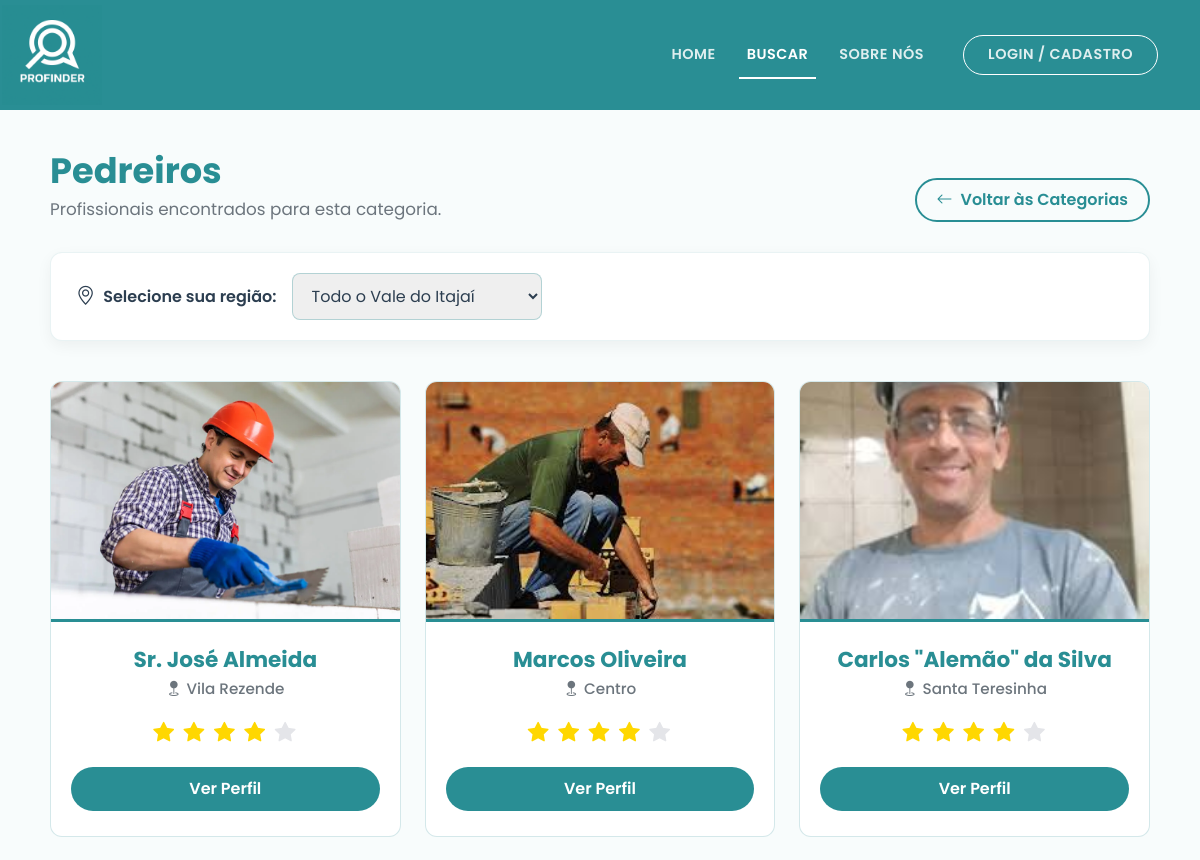
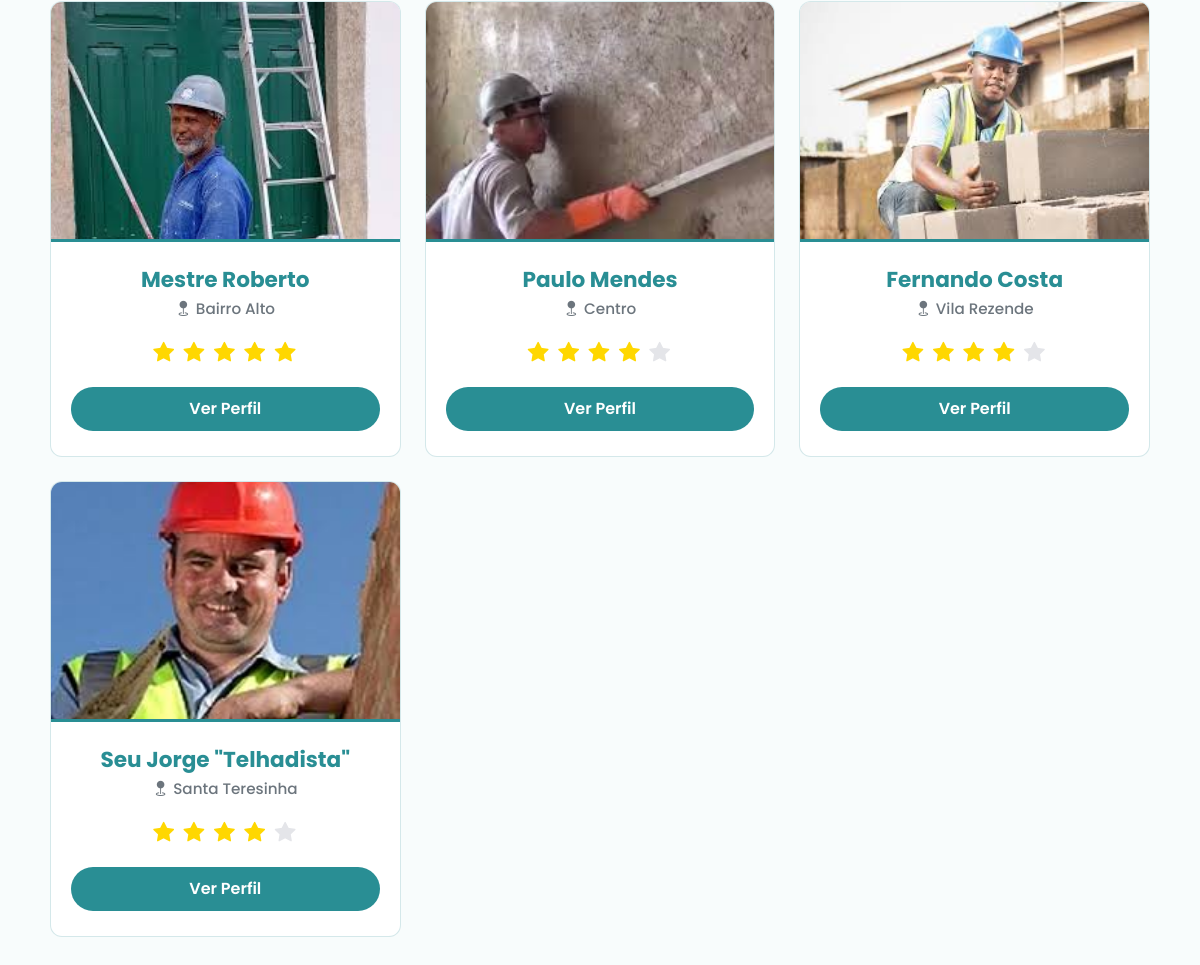
Screenshot of /busca-profissionais/Pedreiro with the database file from the repository (2 pictures, top to bottom).
### app.py (models this page shows)
class Profissional(db.Model, UserMixin):
    id = db.Column(db.Integer, primary_key=True)
    nome = db.Column(db.String(100), nullable=False)
    cpf = db.Column(db.String(11), unique=True, nullable=False)
    email = db.Column(db.String(120), unique=True, nullable=False)
    senha = db.Column(db.String(128), nullable=False)
    profissao = db.Column(db.String(50), nullable=False)
    bairro = db.Column(db.String(50), nullable=False)
    descricao = db.Column(db.Text, nullable=True) # Nova coluna adicionada!
    avaliacao = db.Column(db.Float, default=5.0)
    foto = db.Column(db.String(255), default='https://cdn-icons-png.flaticon.com/512/3135/3135715.png')
    tipo_conta = db.Column(db.String(20), default='profissional')

### app.py (the view)
@app.route('/busca-profissionais/<categoria>')
def busca_profissionais(categoria):
    profissionais_encontrados = Profissional.query.filter_by(profissao=categoria).all()
    return render_template('busca_profissionais.html', profissionais=profissionais_encontrados, categoria=categoria)

### app/templates/busca_profissionais.html (shortened to what this page needs)
<!DOCTYPE html>
<html lang="pt-BR">
<head>
    <link href="https://cdn.jsdelivr.net/npm/bootstrap@5.3.2/dist/css/bootstrap.min.css" rel="stylesheet">
    <link rel="stylesheet" href="https://cdn.jsdelivr.net/npm/bootstrap-icons@1.11.1/font/bootstrap-icons.css">
</head>
<body>
    <nav class="navbar navbar-expand-lg navbar-profinder sticky-top">
        <div class="container">
            <a class="navbar-brand" href="{{ url_for('index') }}" title="Sair / Voltar ao Início">
                <img src="{{ url_for('static', filename='img/logo-nome.png') }}" alt="Logo ProFinder">
            </a>
            <div class="collapse navbar-collapse justify-content-end" id="navbarNav">
                <ul class="navbar-nav align-items-center">
                    <li class="nav-item"><a class="nav-link" href="{{ url_for('index') }}">Home</a></li>
                    <li class="nav-item"><a class="nav-link active" href="{{ url_for('busca_servicos') }}">Buscar</a></li>
                    <li class="nav-item"><a class="nav-link" href="{{ url_for('sobre') }}">Sobre Nós</a></li>
                    {% if current_user.is_authenticated %}
                        <li class="nav-item ms-lg-3 mt-3 mt-lg-0 d-none d-lg-block">
                            <span class="nav-link" style="text-transform: none; font-size: 0.95rem;">Olá, <strong>{{ current_user.nome.split()[0] }}</strong></span>
                        </li>
                        <li class="nav-item ms-lg-2 mt-2 mt-lg-0">
                            <a class="nav-link btn-login-nav border border-white rounded-pill px-4" href="{{ url_for('logout') }}" style="background-color: rgba(255,255,255,0.1);">Sair</a>
                        </li>
                    {% else %}
                        <li class="nav-item ms-lg-3 mt-3 mt-lg-0">
                            <a class="nav-link btn-login-nav border border-white rounded-pill px-4" href="{{ url_for('login') }}">Login / Cadastro</a>
                        </li>
                    {% endif %}
                </ul>
            </div>
        </div>
    </nav>
    <main class="container main-container">
        {% set plurais = {
            'Pedreiro': 'Pedreiros',
            'Pintor': 'Pintores',
            'Eletricista': 'Eletricistas',
            'Encanador': 'Encanadores',
            'Diarista': 'Diaristas',
            'Montador de Móveis': 'Montadores de Móveis',
            'Jardineiro': 'Jardineiros',
            'Carpinteiro': 'Carpinteiros',
            'Mecânico': 'Mecânicos',
            'Técnico de Informática': 'Técnicos de Informática'
        } %}
        {% set titulo_plural = plurais.get(categoria, categoria ~ 's') %}
        <div class="cabecalho-busca">
            <div>
                <h1 class="titulo-resultados">{{ titulo_plural }}</h1>
                <p class="subtitulo-resultados">Profissionais encontrados para esta categoria.</p>
            </div>
            <a href="{{ url_for('busca_servicos') }}" class="btn-voltar">
                <i class="bi bi-arrow-left"></i> Voltar às Categorias
            </a>
        </div>
        <div class="filtros-container">
            <label class="filtro-label">
                <i class="bi bi-geo-alt" style="font-size: 1.2rem;"></i> Selecione sua região:
            </label>
            <select class="form-select-custom" id="filtroRegiao" onchange="filtrarPorRegiao()">
                <option value="todas" selected>Todo o Vale do Itajaí</option>
            </select>
        </div>
        <div class="row row-cols-1 row-cols-md-2 row-cols-lg-3 g-4">
            {% if profissionais %}
                {% for pro in profissionais %}
                <div class="col card-item-pro" data-regiao="{{ pro.bairro }}">
                    <div class="card-profissional">
                        <div class="foto-container">
                            <img src="{{ pro.foto }}" alt="Foto de {{ pro.nome }}">
                        </div>
                        <div class="card-body-custom">
                            <h3 class="nome-profissional">{{ pro.nome }}</h3>
                            <p class="localizacao-profissional">
                                <i class="bi bi-geo-fill"></i> {{ pro.bairro.replace('_', ' ').title() }}
                            </p>
                            <div class="estrelas">
                                {% for i in range(5) %}
                                    {% if i < pro.avaliacao|int %}
                                        <i class="bi bi-star-fill"></i>
                                    {% else %}
                                        <i class="bi bi-star-fill estrela-vazia"></i>
                                    {% endif %}
                                {% endfor %}
                            </div>
                            <a href="{{ url_for('perfil', id=pro.id) }}" class="btn-perfil">Ver Perfil</a>
                        </div>
                    </div>
                </div>
                {% endfor %}
            {% endif %}
        </div>
    </main>
</body>
</html>

### app/templates/busca_profissionais.html (style rules this page uses)
:root { --cor-primaria: #298e94; --cor-primaria-hover: #22767c; --cor-texto-escuro: #2c3e50; --cor-fundo: #f8fcfc; }
body { font-family: 'Poppins', sans-serif; background-color: var(--cor-fundo); min-height: 100vh; display: flex; flex-direction: column; }
.navbar-profinder { background-color: var(--cor-primaria); padding: 0; }
.navbar-brand img { height: 100px; margin-left: -40px; transition: opacity 0.3s ease; }
.nav-link { color: rgba(255, 255, 255, 0.85) !important; font-weight: 600; font-size: 0.9rem; text-transform: uppercase; letter-spacing: 0.5px; margin-left: 15px; position: relative; transition: color 0.3s ease; }
.nav-link:hover, .nav-link.active { color: white !important; }
.nav-link::after { content: ''; position: absolute; width: 0; height: 2px; bottom: -5px; left: 0; background-color: white; transition: width 0.3s ease; }
.nav-link:hover::after, .nav-link.active::after { width: 100%; }
.btn-login-nav { transition: all 0.3s ease !important; }
.btn-login-nav::after { display: none !important; }
.main-container { flex: 1; padding: 40px 20px; }
.cabecalho-busca { display: flex; justify-content: space-between; align-items: flex-end; margin-bottom: 30px; flex-wrap: wrap; gap: 15px; }
.titulo-resultados { color: var(--cor-primaria); font-weight: 700; margin-bottom: 5px; font-size: 2.2rem; }
.subtitulo-resultados { color: #6c757d; font-size: 1.05rem; margin-bottom: 0; }
.btn-voltar { color: var(--cor-primaria); border: 2px solid var(--cor-primaria); background: transparent; font-weight: 600; padding: 8px 20px; border-radius: 30px; text-decoration: none; transition: all 0.3s ease; display: inline-flex; align-items: center; gap: 8px; }
.filtros-container { background: white; border-radius: 12px; padding: 20px 25px; box-shadow: 0 5px 15px rgba(0,0,0,0.05); margin-bottom: 40px; display: flex; align-items: center; gap: 15px; border: 1px solid rgba(41, 142, 148, 0.1); }
.filtro-label { font-weight: 600; color: var(--cor-texto-escuro); margin-bottom: 0; display: flex; align-items: center; gap: 8px; }
.form-select-custom { padding: 10px 15px; border: 1px solid rgba(41, 142, 148, 0.3); border-radius: 8px; font-family: 'Poppins', sans-serif; color: var(--cor-texto-escuro); outline: none; min-width: 250px; cursor: pointer; transition: all 0.3s ease; }
.card-profissional { background: white; border-radius: 12px; border: 1px solid rgba(41, 142, 148, 0.2); overflow: hidden; transition: all 0.3s ease; height: 100%; display: flex; flex-direction: column; }
.foto-container { width: 100%; height: 240px; overflow: hidden; background-color: #e9ecef; border-bottom: 3px solid var(--cor-primaria); }
.foto-container img { width: 100%; height: 100%; object-fit: cover; transition: transform 0.4s ease; }
.card-body-custom { padding: 25px 20px; text-align: center; display: flex; flex-direction: column; flex: 1; }
.nome-profissional { color: var(--cor-primaria); font-weight: 700; font-size: 1.35rem; margin-bottom: 5px; }
.localizacao-profissional { color: #6c757d; font-weight: 500; font-size: 0.95rem; margin-bottom: 15px; display: flex; align-items: center; justify-content: center; gap: 5px; text-transform: capitalize; }
.estrelas { color: #ffd700; font-size: 1.3rem; margin-bottom: 20px; letter-spacing: 2px; }
.estrela-vazia { color: #e4e5e9; }
.btn-perfil { background-color: var(--cor-primaria); color: white; font-weight: 600; padding: 10px 30px; border-radius: 30px; text-decoration: none; display: inline-block; margin-top: auto; transition: background-color 0.3s; width: 100%; }

### rows the page displays
Profissional: foto (picture), nome "Sr. José Almeida", bairro.replace "Vila Rezende"
Profissional: foto (picture), nome "Marcos Oliveira", bairro.replace "Centro"
Profissional: foto (picture), nome "Carlos \"Alemão\" da Silva", bairro.replace "Santa Teresinha"
Profissional: foto (picture), nome "Mestre Roberto", bairro.replace "Bairro Alto", avaliacao 5 (drawn)
Profissional: foto (picture), nome "Paulo Mendes", bairro.replace "Centro"
Profissional: foto (picture), nome "Fernando Costa", bairro.replace "Vila Rezende"
Profissional: foto (picture), nome "Seu Jorge \"Telhadista\"", bairro.replace "Santa Teresinha"

### other values shown
{{ titulo_plural }} "Pedreiros"
